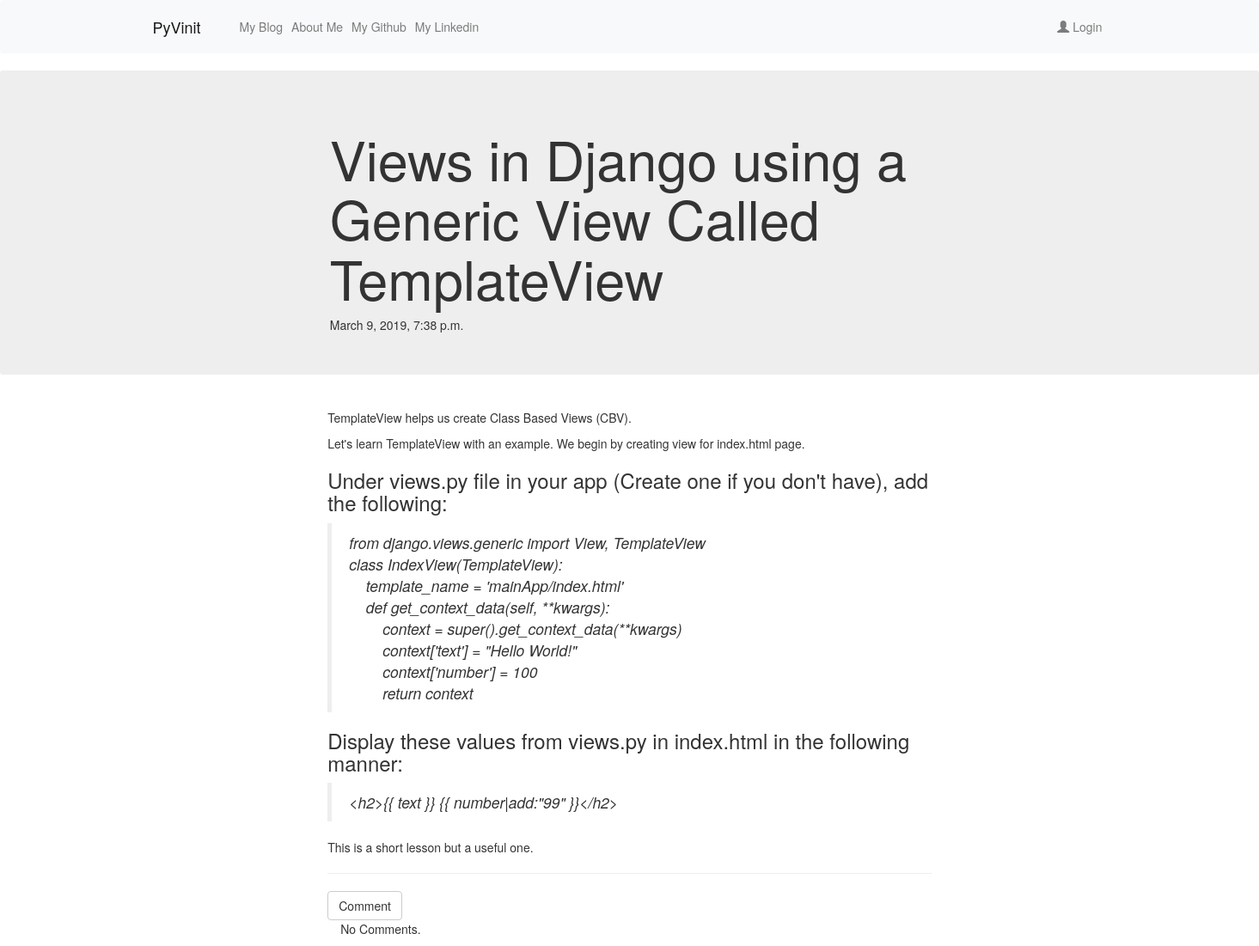
Screenshot of /post/3/ with the database file from the repository.
### blog/models.py (models this page shows, shortened)
class Post(models.Model):
    author = models.ForeignKey('auth.User', on_delete=models.CASCADE)
    title = models.CharField(max_length=256)
    text = models.TextField()
    create_date = models.DateTimeField(default=timezone.now)
    published_date = models.DateTimeField(blank=True, null=True)

### blog/views.py (the view)
# urls.py: path('post/<int:pk>/', views.PostDetailView.as_view(), name='post_detail'),
class PostDetailView(DetailView):
    model = Post

### blog/templates/blog/post_detail.html (shortened to what this page needs)
{% extends "blog/base.html" %}
{% block body_block %}
<div class="jumbotron">
    <div class="row">
        <div class="col-md-6 col-md-offset-3">
            <h1 class="ccss-post-title">{{post.title}}</h1>
            {% if post.published_date %}
            <div class="date postdate">
                {{post.published_date}}
            </div>
            {% else %}
            <a class="btn btn-default" href="{% url 'post_publish' pk=post.pk %}">Publish</a>
            {% endif %}
        </div>
    </div>
</div>
<div class="col-md-6 col-md-offset-3">
    <p class="ccss-post-content">{{post.text|safe|linebreaksbr}}</p>
    <hr>
    {% if post.published_date %}
    <a class="btn btn-default" href="{% url 'comment_new' pk=post.pk %}">Comment</a>
    <div class="container">
        {% for comment in post.comments.all %}
        <br>
        {% if user.is_authenticated or comment.approved_comment %}
        {{comment.created_date}}
        {% if not comment.approved_comment %}
        <a class="btn btn-default" href="{% url 'comment_remove' pk=comment.pk %}">
        <span class="glyphicon glyphicon-remove"></span> Edit</a>
        <a class="btn btn-primary" href="{% url 'comment_approve' pk=comment.pk %}">
        <span class="glyphicon glyphicon-ok"></span> Delete</a>
        {% endif %}
        <p>{{comment.text|safe|linebreaks}}</p>
        <p>Posted by: {{comment.author}}</p>
        {% endif %}
        {% empty %}
        <p>No Comments.</p>
        {% endfor %}
    </div>
    {% endif %}
</div>
{% endblock %}

### rows the page displays
Post: title "Views in Django using a Generic View Called TemplateView", published_date "March 9, 2019, 7:38 p.m.", text "TemplateView helps us create Class Based Views (CBV). Let's learn TemplateView with an example. We begin by creating view for index.html page. Under views.py file in your app (Create one if you don't have), add the following: from django.views.generic import View, TemplateView class IndexView(TemplateView): template_name = 'mainApp/index.html' def get_context_data(self, **kwargs): context = super().get_context_data(**kwargs) context['text'] = \"Hello World!\" context['number'] = 100 return context Display these values from views.py in index.html in the following manner: <h2>{{ text }} {{ number|add:\"99\" }}</h2> This is a short lesson but a useful one."
